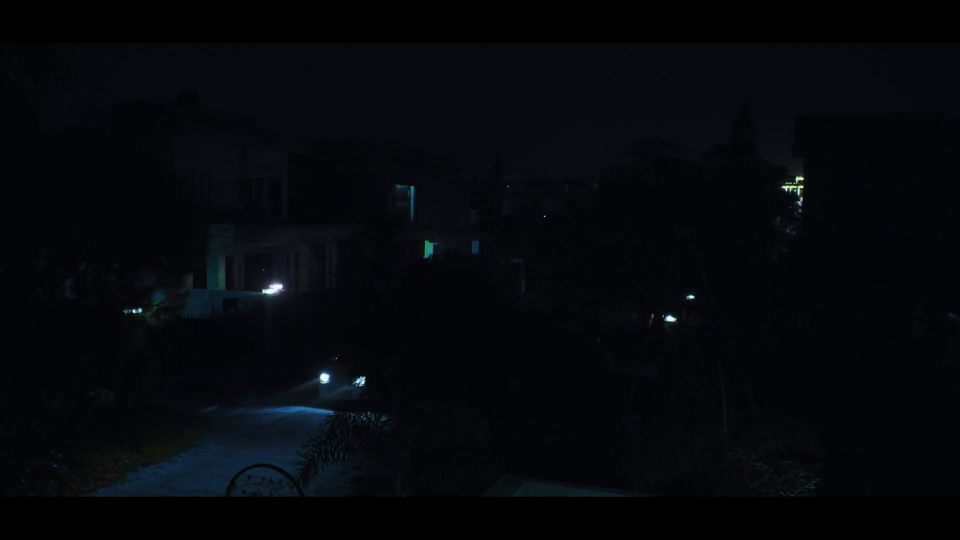
#> input picture frame 91 of WatchTower surveillance/test-input/Low-Light Night Scene with Sony A6700  S-LOG3  4K - Second Order (1080p, h264).mp4, 1920 x 1080 px, given in place of the camera (shown at 1/2 size)
$ python face_detection.py
#> lines starting #> are read from the running program, lines starting #| are printed output that depends on the picture; after the words box and inside, x2 and y2 are one past the last pixel; in counts of white or black regions, pixels touching at a corner belong together
"""
Real-time Face Detection System
================================
Uses OpenCV's built-in Haar Cascade classifier — no extra model downloads,
no dependency version issues. Works with webcam, video files, or RTSP/CCTV streams.

Usage:
    python face_detection.py                      # default webcam (index 0)
    python face_detection.py --source 1            # different webcam
    python face_detection.py --source video.mp4    # video file
    python face_detection.py --source rtsp://...   # CCTV / IP camera stream
    python face_detection.py --save output.mp4      # save annotated output
    python face_detection.py --headless             # no display window (e.g. on a server)

Press 'q' to quit the display window.
"""

import argparse
import os
import time
from collections import deque

import cv2

# Directory this script lives in (so the bundled cascade file is found
# regardless of the current working directory the script is run from).
SCRIPT_DIR = os.path.dirname(os.path.abspath(__file__))
LOCAL_CASCADE = os.path.join(SCRIPT_DIR, "haarcascade_frontalface_default.xml")


class FaceDetector:
    def __init__(self, scale_factor: float = 1.1, min_neighbors: int = 5, min_size: int = 40):
        """
        scale_factor: how much the image size is reduced at each scale (1.05-1.3 typical;
                      smaller = more accurate but slower)
        min_neighbors: how many overlapping detections are required to keep a face
                       (higher = fewer false positives, may miss some faces)
        min_size: minimum face size in pixels to detect
        """
#> called with scale_factor = 1.1, min_neighbors = 5, min_size = 40
        # Prefer the cascade bundled next to this script — some opencv-python
        # wheels (e.g. headless variants) ship without cv2.data.haarcascades files.
        candidates = [LOCAL_CASCADE, cv2.data.haarcascades + "haarcascade_frontalface_default.xml"]

        cascade_path = None
        for path in candidates:
            if os.path.isfile(path):
                cascade_path = path
                break
#> in main, frame is the input picture: shape (1080, 1920, 3); mean B, G, R 10.7, 7.3, 5.7

        if cascade_path is None:
            raise RuntimeError(
                "Could not find haarcascade_frontalface_default.xml.\n"
                f"Checked: {candidates}\n"
                "Make sure the XML file is in the same folder as this script."
            )

        self.cascade = cv2.CascadeClassifier(cascade_path)
        if self.cascade.empty():
            raise RuntimeError(f"Found file but OpenCV could not parse it: {cascade_path}")

        self.scale_factor = scale_factor
        self.min_neighbors = min_neighbors
        self.min_size = (min_size, min_size)

    def detect(self, frame_bgr):
        """Returns list of detections: [{'bbox': (x, y, w, h)}]"""
        gray = cv2.cvtColor(frame_bgr, cv2.COLOR_BGR2GRAY)
        gray = cv2.equalizeHist(gray)  # improves detection in uneven lighting
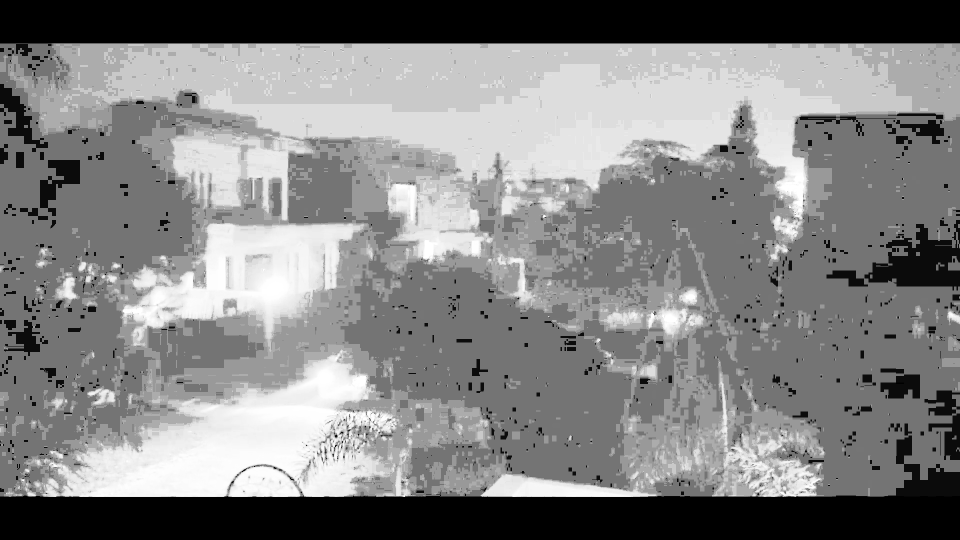
#> gray: shape (1080, 1920) (shown at 1/2 size); min 0, max 255, mean 130.7

        faces = self.cascade.detectMultiScale(
            gray,
            scaleFactor=self.scale_factor,
            minNeighbors=self.min_neighbors,
            minSize=self.min_size,
        )
#> faces = ()

        return [{"bbox": (int(x), int(y), int(w), int(h))} for (x, y, w, h) in faces]


def draw_detections(frame, detections):
    for det in detections:
        x, y, w, h = det["bbox"]
        cv2.rectangle(frame, (x, y), (x + w, y + h), (0, 220, 0), 2)
    return frame


class FPSTracker:
    def __init__(self, window=30):
        self.times = deque(maxlen=window)

    def tick(self):
        self.times.append(time.time())

    def fps(self):
        if len(self.times) < 2:
            return 0.0
        return (len(self.times) - 1) / (self.times[-1] - self.times[0])


def parse_source(src: str):
    """Allow numeric webcam indices as well as file paths / stream URLs."""
    try:
        return int(src)
    except ValueError:
        return src


def main():
    parser = argparse.ArgumentParser(description="Real-time face detection")
    parser.add_argument("--source", default="0",
                         help="Webcam index, video file path, or RTSP/HTTP stream URL")
    parser.add_argument("--min-neighbors", type=int, default=5,
                         help="Higher = fewer false positives, may miss faces (default 5)")
    parser.add_argument("--min-size", type=int, default=40,
                         help="Minimum face size in pixels (default 40)")
    parser.add_argument("--save", default=None,
                         help="Path to save annotated output video (e.g. out.mp4)")
    parser.add_argument("--headless", action="store_true",
                         help="Run without a display window (prints detection counts)")
    args = parser.parse_args()

    source = parse_source(args.source)

    cap = cv2.VideoCapture(source)
    if not cap.isOpened():
        raise RuntimeError(f"Could not open video source: {source}")

    detector = FaceDetector(min_neighbors=args.min_neighbors, min_size=args.min_size)
    fps_tracker = FPSTracker()

    writer = None
    if args.save:
        fourcc = cv2.VideoWriter_fourcc(*"mp4v")
        w = int(cap.get(cv2.CAP_PROP_FRAME_WIDTH)) or 640
        h = int(cap.get(cv2.CAP_PROP_FRAME_HEIGHT)) or 480
        src_fps = cap.get(cv2.CAP_PROP_FPS) or 20
        writer = cv2.VideoWriter(args.save, fourcc, src_fps, (w, h))

    print("Starting face detection. Press 'q' to quit (if a window is shown).")

    try:
        while True:
            ok, frame = cap.read()
            if not ok:
                print("Stream ended or frame not read.")
                break

            detections = detector.detect(frame)
#> detections = []
            frame = draw_detections(frame, detections)

            fps_tracker.tick()
            fps = fps_tracker.fps()
            cv2.putText(frame, f"FPS: {fps:.1f}  Faces: {len(detections)}",
                        (10, 25), cv2.FONT_HERSHEY_SIMPLEX, 0.7, (255, 255, 255), 2, cv2.LINE_AA)
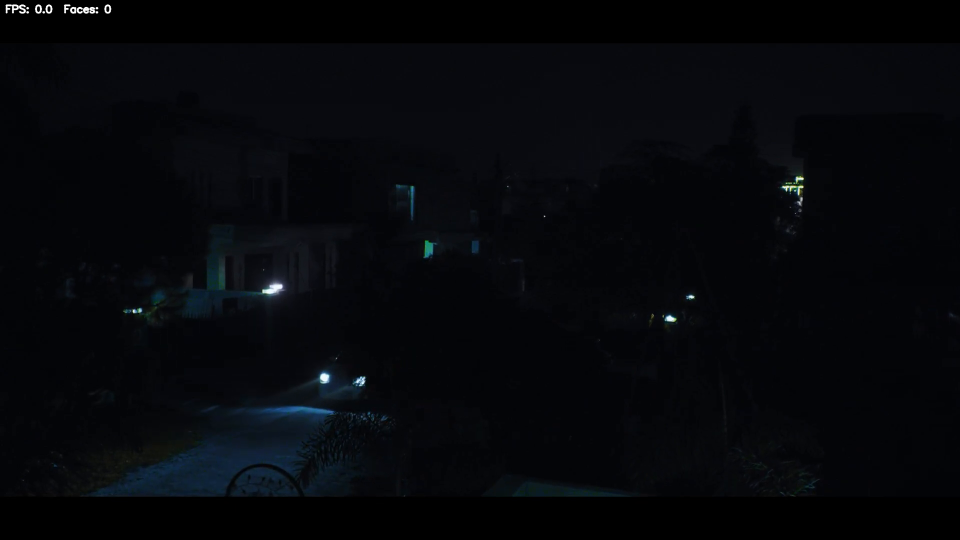
#> frame: shape (1080, 1920, 3) (shown at 1/2 size); 0.11% of pixels changed, all inside (x1, y1, x2, y2) = (10, 8, 224, 28)

            if writer:
                writer.write(frame)

            if args.headless:
                print(f"\rFPS: {fps:5.1f} | Faces detected: {len(detections)}", end="")
            else:
                cv2.imshow("Face Detection", frame)
                if cv2.waitKey(1) & 0xFF == ord("q"):
#> (key q is pressed here)
                    break
    finally:
        cap.release()
        if writer:
            writer.release()
        if not args.headless:
            cv2.destroyAllWindows()
        print("\nStopped.")


if __name__ == "__main__":
    main()

$ run again, starting later in the video
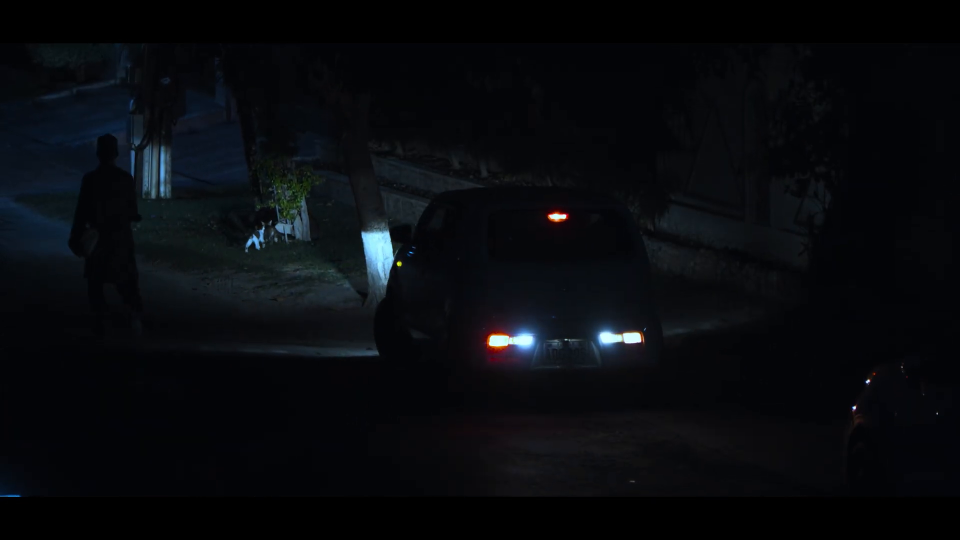
#> input picture frame 412 of WatchTower surveillance/test-input/Low-Light Night Scene with Sony A6700  S-LOG3  4K - Second Order (1080p, h264).mp4, 1920 x 1080 px, given in place of the camera (shown at 1/2 size)
#> in main, frame is the input picture: shape (1080, 1920, 3); mean B, G, R 13.7, 10.2, 8.1
#> in detect, `gray = cv2.equalizeHist(gray)`:
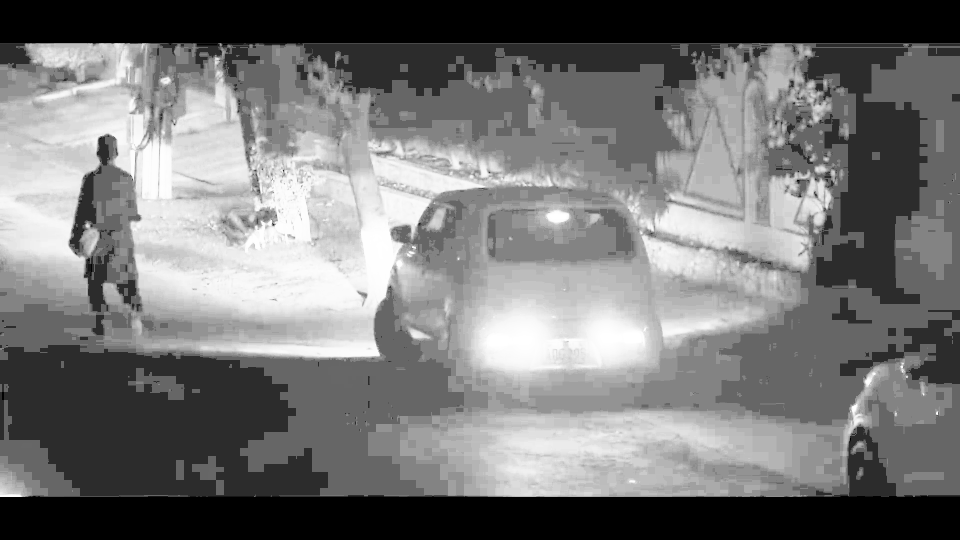
#> gray: shape (1080, 1920) (shown at 1/2 size); min 0, max 255, mean 118.8
#> faces = [[579, 119, 88, 88]]
#> detections = 1 item
#> the loop in draw_detections, `for det in detections:` made 1 pass
#> in main, `cv2.putText(frame, f"FPS: {fps:.1f}  Faces: {len(detections)}", (10, 2..`:
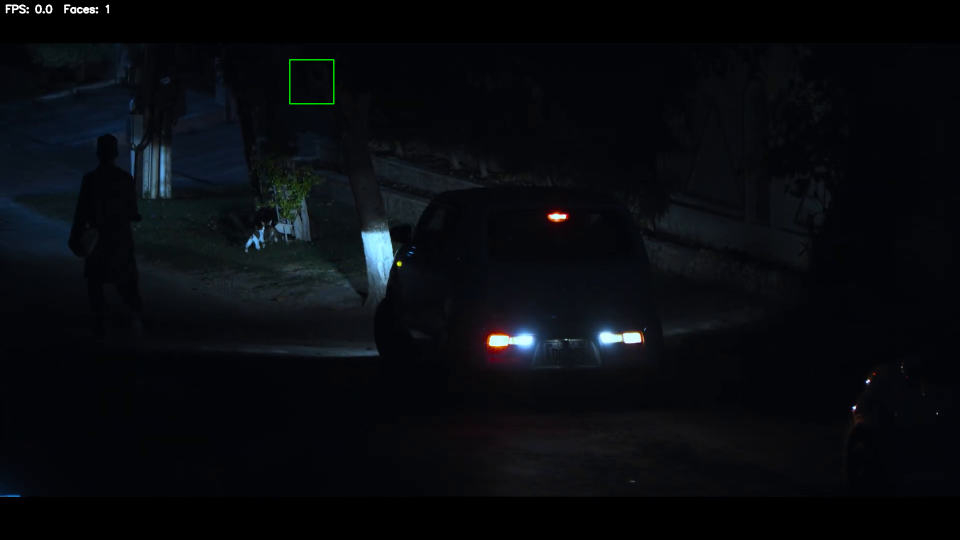
#> frame: shape (1080, 1920, 3) (shown at 1/2 size); mean B, G, R 13.9, 10.5, 8.3

$ run again, starting later in the video
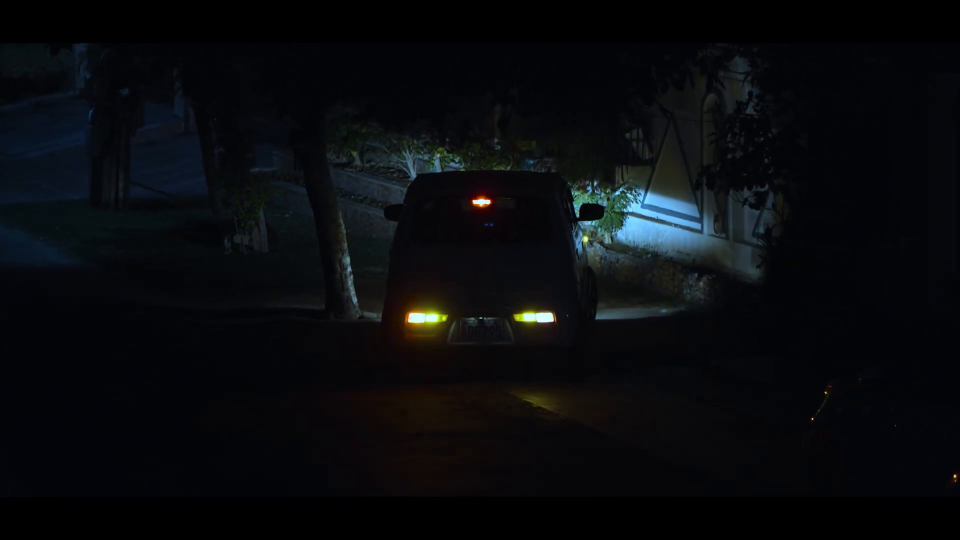
#> input picture frame 733 of WatchTower surveillance/test-input/Low-Light Night Scene with Sony A6700  S-LOG3  4K - Second Order (1080p, h264).mp4, 1920 x 1080 px, given in place of the camera (shown at 1/2 size)
#> in main, frame is the input picture: shape (1080, 1920, 3); mean B, G, R 13.1, 10.5, 8.9
#> in detect, `gray = cv2.equalizeHist(gray)`:
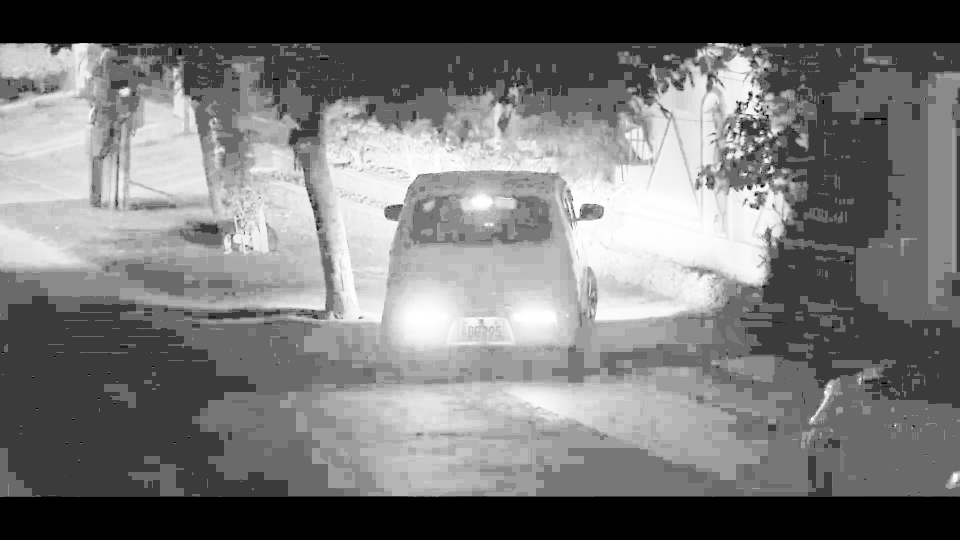
#> gray: shape (1080, 1920) (shown at 1/2 size); min 0, max 255, mean 119
#> faces = [[1398, 204, 51, 51], [602, 286, 122, 122], [472, 298, 150, 150]]
#> detections = 3 items
#> the loop in draw_detections, `for det in detections:` made 3 passes
#> in main, `cv2.putText(frame, f"FPS: {fps:.1f}  Faces: {len(detections)}", (10, 2..`:
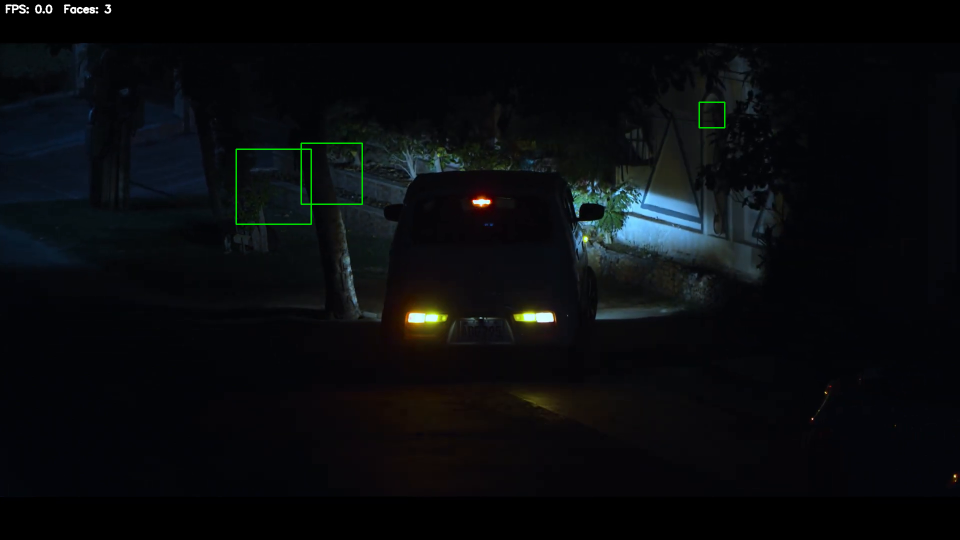
#> frame: shape (1080, 1920, 3) (shown at 1/2 size); mean B, G, R 13.2, 11.1, 9
